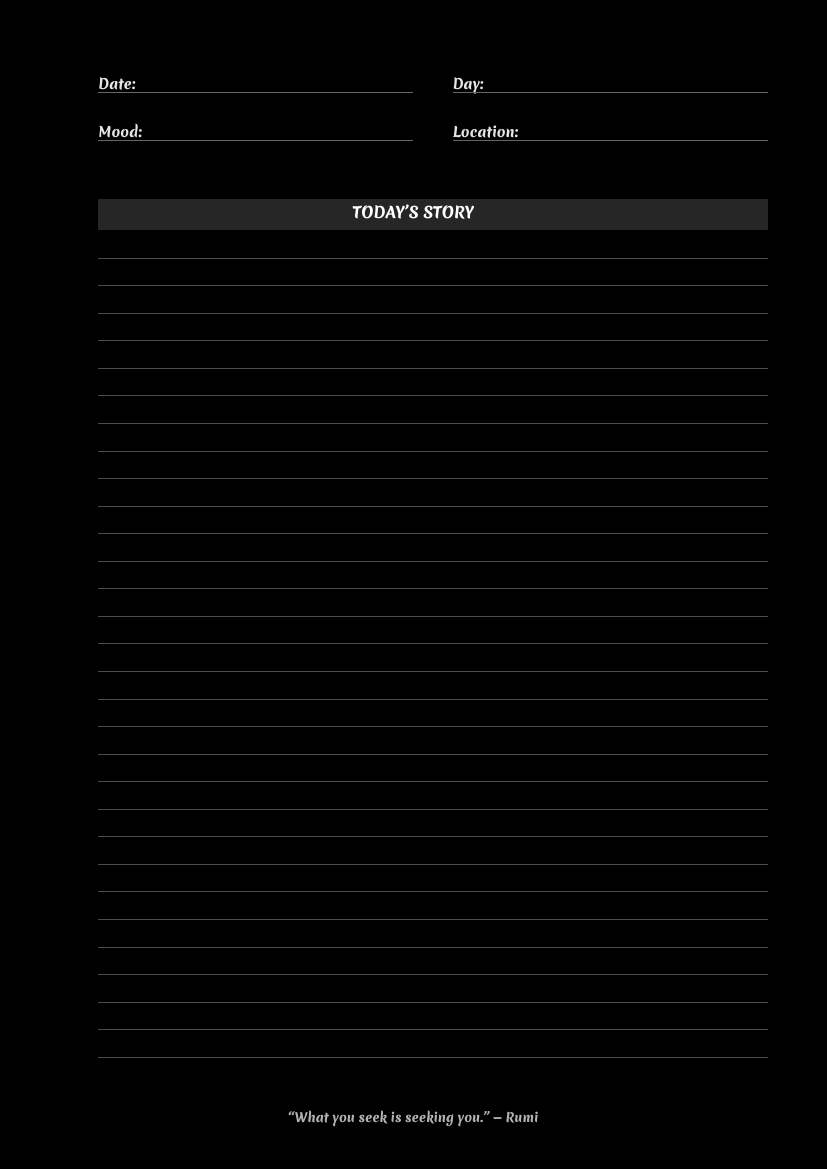

Reproduce this figure in Python.
from reportlab.lib.pagesizes import A4
from reportlab.pdfgen import canvas
from reportlab.lib.colors import Color, white, black
from reportlab.lib.units import mm
from reportlab.pdfbase import pdfmetrics
from reportlab.pdfbase.ttfonts import TTFont

def create_diary_pd2(filename):
    # --- Settings ---
    c = canvas.Canvas(filename, pagesize=A4)
    width, height = A4
    
    # --- 1. LOAD FONT ---
    try:
        pdfmetrics.registerFont(TTFont('Merienda', 'Merienda.ttf'))
        main_font = "Merienda"
        print("Merienda font loaded successfully!")
    except:
        main_font = "Helvetica-Bold"
        print("Merienda font not found. Using Helvetica.")

    # --- 2. BLACK BACKGROUND ---
    c.setFillColor(black)
    c.rect(0, 0, width, height, fill=1, stroke=0)

    # --- 3. MARGINS ---
    margin_left = 25 * mm
    margin_right = 15 * mm
    margin_top = 20 * mm 
    printable_width = width - margin_left - margin_right
    
    # --- 4. HEADER FIELDS (TOP) ---
    y_cursor = height - margin_top - 10 
    
    c.setLineWidth(0.5)
    c.setStrokeColor(Color(0.5, 0.5, 0.5)) 
    
    def draw_field(x, y, w, label):
        c.setFont(main_font, 10) 
        c.setFillColor(Color(0.9, 0.9, 0.9)) 
        c.drawString(x, y + 2, label)
        c.setStrokeColor(Color(0.4, 0.4, 0.4)) 
        c.line(x, y, x + w, y)
    
    # Row 1
    col_gap = 10 * mm
    col_width = (printable_width - col_gap) / 2
    draw_field(margin_left, y_cursor, col_width, "Date:")
    draw_field(margin_left + col_width + col_gap, y_cursor, col_width, "Day:")
    
    # Row 2
    y_cursor -= 12 * mm
    draw_field(margin_left, y_cursor, col_width, "Mood:")
    draw_field(margin_left + col_width + col_gap, y_cursor, col_width, "Location:")
    
    # --- 5. FOOTER QUOTE (Fixed at Bottom) ---
    # Sabse niche ek badhiya quote
    footer_y_position = 12 * mm 
    c.setFont(main_font, 9) 
    c.setFillColor(Color(0.7, 0.7, 0.7)) # Light Grey
    c.drawCentredString(width / 2, footer_y_position, "“What you seek is seeking you.” — Rumi")

    # --- 6. WRITING SECTION ---
    line_height = 7 * mm 
    y_cursor -= 15 * mm # Gap after header fields
    
    def draw_section_header(y, title):
        header_height = 8 * mm
        rect_bottom = y - header_height
        
        # Background Box
        c.setFillColor(Color(0.15, 0.15, 0.15)) 
        c.rect(margin_left, rect_bottom, printable_width, header_height, fill=1, stroke=0)
        
        # Centered Text
        c.setFont(main_font, 11) 
        c.setFillColor(white) 
        text_y_pos = rect_bottom + (header_height / 2) - 2.5 
        c.drawCentredString(width / 2, text_y_pos, title)
        
        return rect_bottom

    def draw_ruling_lines(start_y, count):
        current_y = start_y
        c.setStrokeColor(Color(0.3, 0.3, 0.3)) 
        c.setLineWidth(0.5)
        for _ in range(count):
            current_y -= line_height
            c.line(margin_left, current_y, width - margin_right, current_y)
        return current_y

    # --- SINGLE LARGE SECTION ---
    # Ab kyunki baaki sections hat gaye hain, hum "Today's Story" ko bada karenge.
    # Hum calculate karenge ki footer tak kitni lines aa sakti hain.
    
    y_cursor = draw_section_header(y_cursor, "TODAY’S STORY")
    
    # Available height calculation: Current Y se lekar Footer ke upar tak (approx 20mm from bottom)
    bottom_limit = 25 * mm 
    available_height = y_cursor - bottom_limit
    number_of_lines = int(available_height / line_height)
    
    # Lines draw karna
    draw_ruling_lines(y_cursor, number_of_lines)
    
    # --- Finalize ---
    c.showPage()
    c.save()
    print(f"File Generated: {filename}")

if __name__ == "__main__":
    create_diary_pd2("PD2.pdf")